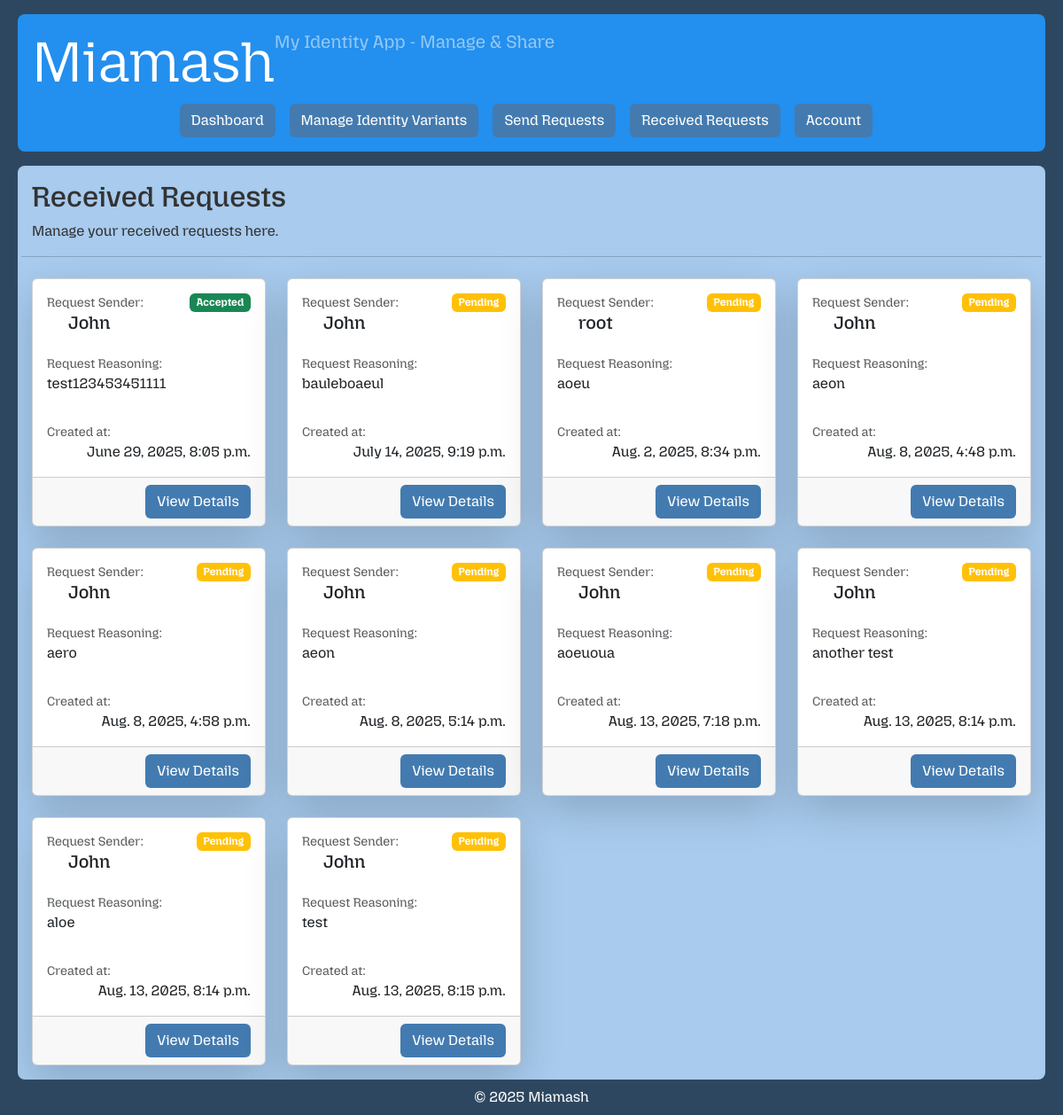
Before: /request/receive/ (signed in) with the older database file.
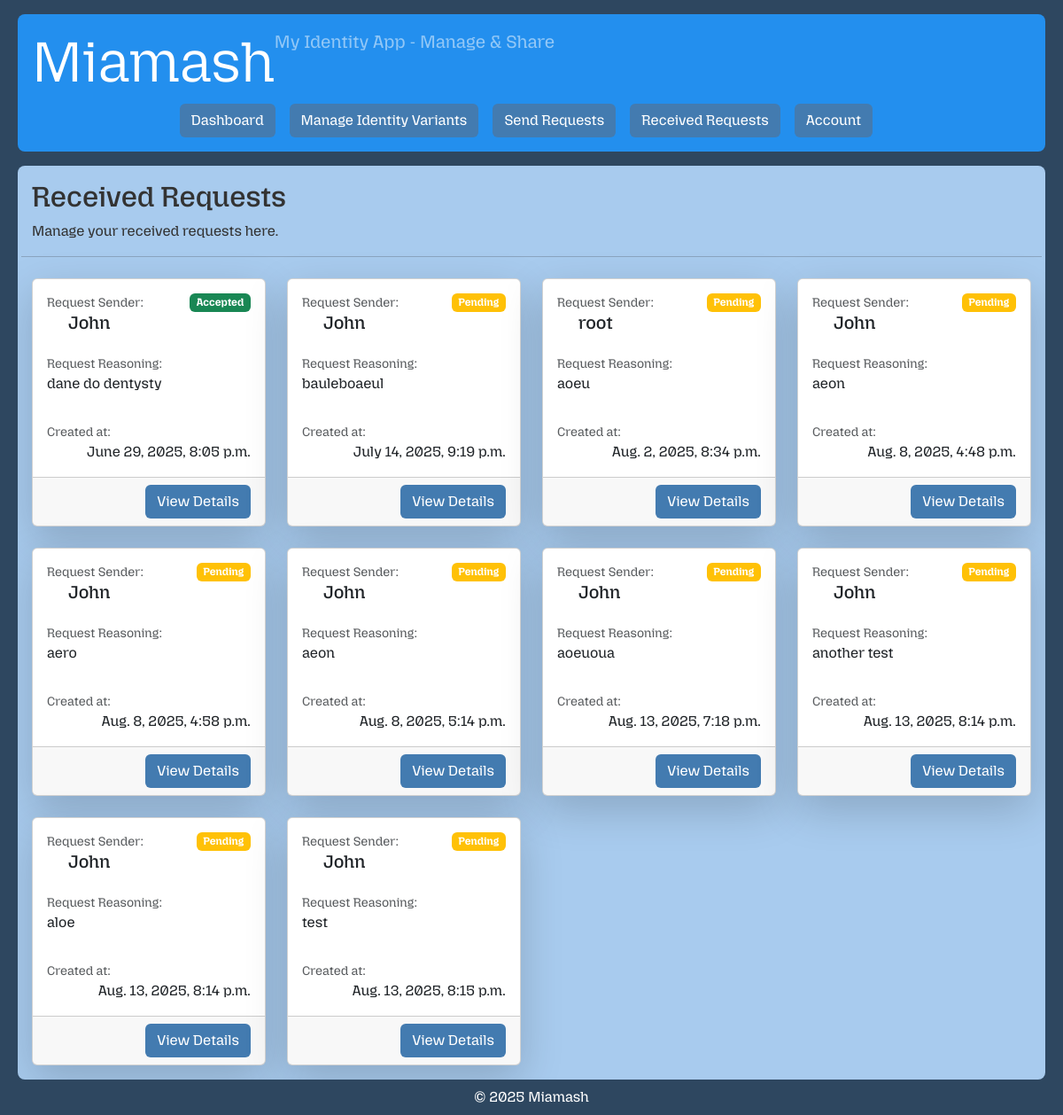
After: the same page with the newer database file.
### core/models.py (models this page shows, shortened)
class Request(models.Model):
    sender = models.ForeignKey(User, on_delete=models.CASCADE, related_name='requests_sent')
    receiver = models.ForeignKey(User, on_delete=models.CASCADE, related_name='requests_received')
    request_reasoning = models.TextField(blank=True)
    created_at = models.DateTimeField(auto_now_add=True)
    class Status(models.TextChoices):
        PENDING = 'pending', 'Pending'
        ACCEPTED = 'accepted', 'Accepted'
        DENIED = 'denied', 'Denied'
    status = models.CharField(max_length=10, choices=Status.choices, default=Status.PENDING)

### web/views.py (the view)
# urls.py: path('request/receive/', RequestReceiveListView.as_view(), name='request-receive-list'),
class RequestReceiveListView(RequestReceiverPermissionMixin, ListView):
    template_name = 'private/request_receive_list.html'
    context_object_name = 'received_requests'

### web/permissions.py (called while the page is built)
    def get_queryset(self):
        return self.model.objects.filter(receiver=self.request.user) # type: ignore

### web/templates/private/request_receive_list.html (shortened to what this page needs)
{% extends "private/base.html" %}
{% block content %}
    <div class="row align-items-center mb-2">
        <div class="col">
            <h2>Received Requests</h2>
            <p>Manage your received requests here.</p>
        </div>
        <hr>
    </div>
    {% if received_requests %}
        <div class="row row-cols-1 row-cols-sm-1 row-cols-md-2 row-cols-lg-3 row-cols-xl-4 row-cols-xxl-5  g-4">
            {% for request in received_requests %}
                <div class="col">
                    <div class="card h-100 mb-3 shadow-lg">
                        <div class="card-body d-flex flex-column">
                            <div class="d-flex justify-content-between">
                                <div>
                                    <p class="text-muted mb-0 small">Request Sender:</p>
                                </div>
                                {% if request.status == "pending" %}
                                    <span class="badge bg-warning">Pending</span>
                                {% endif %}
                                {% if request.status == "accepted" %}
                                    <span class="badge bg-success">Accepted</span>
                                {% endif %}
                            </div>
                            <h5 class="card-text ps-4 ">{{ request.sender }}</h5>
                            <p class="text-muted mb-0 mt-3 small">Request Reasoning:</p>
                            <p class="card-text">{{ request.request_reasoning }}</p>
                            <div class="flex-grow-1"></div>
                            <p class="text-muted mb-0 small">Created at:</p>
                            <p class="card-text text-end">{{ request.created_at }}</p>
                        </div>
                        <div class="card-footer text-end">
                            <a class="btn btn-blue" href="{% url 'request-receive-detail' request.id %}">View Details</a>
                        </div>
                    </div>
                </div>
            {% endfor %}
        </div>
    {% else %}
        <p>No received requests at the moment... Some will come soon for sure!</p>
    {% endif %}
{% endblock %}

Changed rows visible on the page:
changed Request: request_reasoning "test123453451111" → "dane do dentysty"
